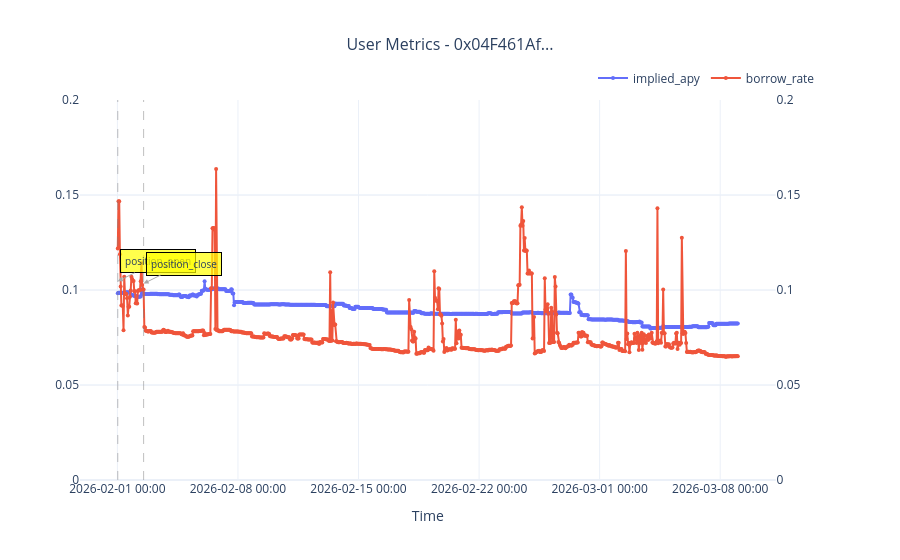
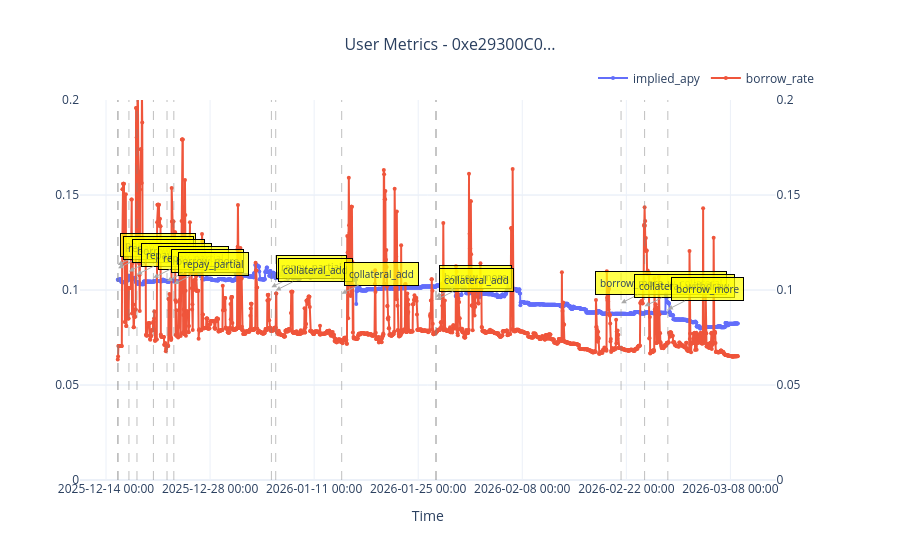
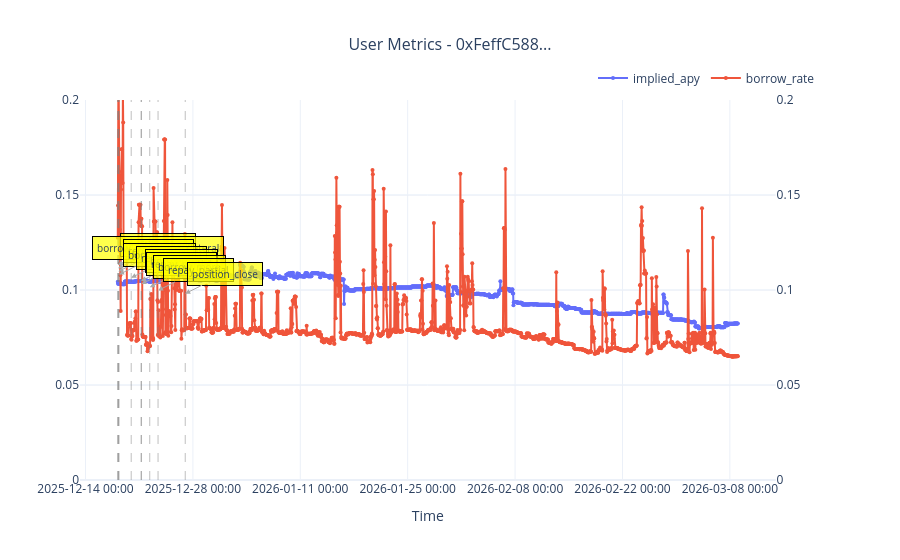
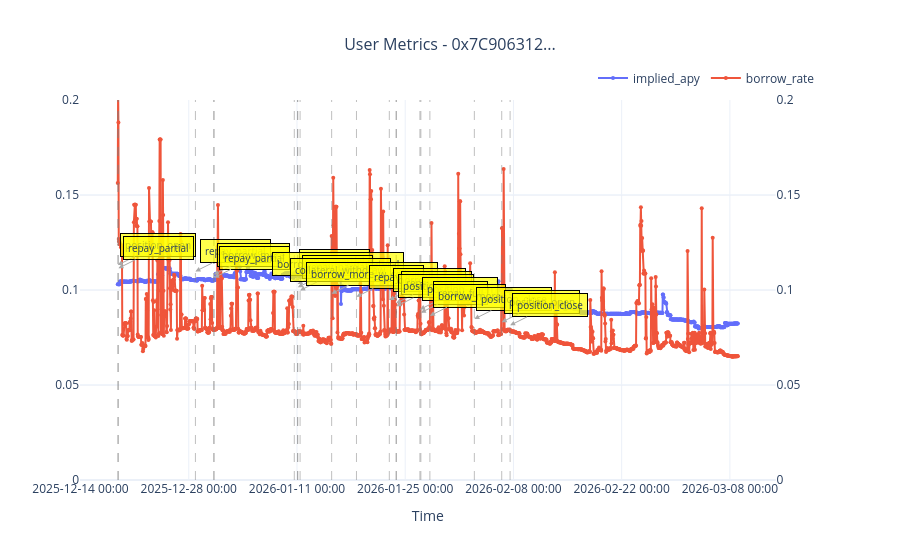

Notebook code for these charts, in order:
### Code cell
tmp = df[(~df["user_address"].isin(supplyers))].groupby("user_address")["debt_after"].max().sort_values()[::-1]
tmp = tmp[(0 < tmp)& (tmp < 1_000_000)]
len(tmp), df["user_address"].nunique()
for ad in tmp[:15].index:
    plot_user_metrics(hourly_data, ['implied_apy', 'borrow_rate',], user_address=ad, lookback_hours=None,
                      y_ranges={'ltv': [0.5,1],'borrow_rate': [0,0.2], 'underlying_apy': [0, 0.2], 'implied_apy': [0, 0.2], }
                      )

### Figure 1 — Plotly figure (JSON) as saved in the notebook; plotly's stock layout.template omitted (floating-point values rounded to 4 significant figures; data arrays with more than 128 entries replaced by an {"elided": "..."} marker saying what was removed)
{"data": [{"line": {"color": "#636EFA", "width": 2}, "marker": {"size": 4}, "mode": "lines+markers", "name": "implied_apy", "type": "scatter", "x": {"elided": "865 str values"}, "xaxis": "x", "y": {"elided": "865 float values"}, "yaxis": "y"}, {"line": {"color": "#EF553B", "width": 2}, "marker": {"size": 4}, "mode": "lines+markers", "name": "borrow_rate", "type": "scatter", "x": {"elided": "865 str values"}, "xaxis": "x", "y": {"elided": "865 float values"}, "yaxis": "y2"}], "layout": {"annotations": [{"arrowcolor": "darkgray", "arrowhead": 2, "arrowsize": 1, "arrowwidth": 1, "ax": 40, "ay": -20, "bgcolor": "rgba(255, 255, 0, 0.7)", "bordercolor": "black", "borderpad": 4, "borderwidth": 1, "font": {"size": 10}, "showarrow": true, "text": "position_open", "x": "2026-02-01T00:32:35", "y": 0.1046, "yref": "y"}, {"arrowcolor": "darkgray", "arrowhead": 2, "arrowsize": 1, "arrowwidth": 1, "ax": 40, "ay": -20, "bgcolor": "rgba(255, 255, 0, 0.7)", "bordercolor": "black", "borderpad": 4, "borderwidth": 1, "font": {"size": 10}, "showarrow": true, "text": "position_close", "x": "2026-02-02T12:32:35", "y": 0.1034, "yref": "y"}], "hovermode": "x unified", "legend": {"orientation": "h", "x": 1, "xanchor": "right", "y": 1.02, "yanchor": "bottom"}, "shapes": [{"line": {"color": "gray", "dash": "dash", "width": 1}, "opacity": 0.5, "type": "line", "x0": "2026-02-01T00:32:35", "x1": "2026-02-01T00:32:35", "xref": "x", "y0": 0, "y1": 1, "yref": "y domain"}, {"line": {"color": "gray", "dash": "dash", "width": 1}, "opacity": 0.5, "type": "line", "x0": "2026-02-02T12:32:35", "x1": "2026-02-02T12:32:35", "xref": "x", "y0": 0, "y1": 1, "yref": "y domain"}], "title": {"font": {"size": 16}, "text": "User Metrics - 0x04F461Af...", "x": 0.5}, "xaxis": {"anchor": "y", "domain": [0, 0.94], "tickformat": "%Y-%m-%d %H:%M", "title": {"text": "Time"}}, "yaxis": {"anchor": "x", "domain": [0, 1], "range": [0, 0.2]}, "yaxis2": {"anchor": "x", "overlaying": "y", "range": [0, 0.2], "side": "right"}}}

### Figure 2 — Plotly figure (JSON) as saved in the notebook; plotly's stock layout.template omitted (floating-point values rounded to 4 significant figures; data arrays with more than 128 entries replaced by an {"elided": "..."} marker saying what was removed)
{"data": [{"line": {"color": "#636EFA", "width": 2}, "marker": {"size": 4}, "mode": "lines+markers", "name": "implied_apy", "type": "scatter", "x": {"elided": "2003 str values"}, "xaxis": "x", "y": {"elided": "2003 float values"}, "yaxis": "y"}, {"line": {"color": "#EF553B", "width": 2}, "marker": {"size": 4}, "mode": "lines+markers", "name": "borrow_rate", "type": "scatter", "x": {"elided": "2003 str values"}, "xaxis": "x", "y": {"elided": "2003 float values"}, "yaxis": "y2"}], "layout": {"annotations": [{"arrowcolor": "darkgray", "arrowhead": 2, "arrowsize": 1, "arrowwidth": 1, "ax": 40, "ay": -20, "bgcolor": "rgba(255, 255, 0, 0.7)", "bordercolor": "black", "borderpad": 4, "borderwidth": 1, "font": {"size": 10}, "showarrow": true, "text": "position_open", "x": "2025-12-15T14:00:23", "y": 0.1131, "yref": "y"}, {"arrowcolor": "darkgray", "arrowhead": 2, "arrowsize": 1, "arrowwidth": 1, "ax": 40, "ay": -20, "bgcolor": "rgba(255, 255, 0, 0.7)", "bordercolor": "black", "borderpad": 4, "borderwidth": 1, "font": {"size": 10}, "showarrow": true, "text": "repay_partial", "x": "2025-12-15T15:00:23", "y": 0.1114, "yref": "y"}, {"arrowcolor": "darkgray", "arrowhead": 2, "arrowsize": 1, "arrowwidth": 1, "ax": 40, "ay": -20, "bgcolor": "rgba(255, 255, 0, 0.7)", "bordercolor": "black", "borderpad": 4, "borderwidth": 1, "font": {"size": 10}, "showarrow": true, "text": "borrow_more", "x": "2025-12-17T02:00:23", "y": 0.1098, "yref": "y"}, {"arrowcolor": "darkgray", "arrowhead": 2, "arrowsize": 1, "arrowwidth": 1, "ax": 40, "ay": -20, "bgcolor": "rgba(255, 255, 0, 0.7)", "bordercolor": "black", "borderpad": 4, "borderwidth": 1, "font": {"size": 10}, "showarrow": true, "text": "repay_partial", "x": "2025-12-18T04:00:23", "y": 0.1081, "yref": "y"}, {"arrowcolor": "darkgray", "arrowhead": 2, "arrowsize": 1, "arrowwidth": 1, "ax": 40, "ay": -20, "bgcolor": "rgba(255, 255, 0, 0.7)", "bordercolor": "black", "borderpad": 4, "borderwidth": 1, "font": {"size": 10}, "showarrow": true, "text": "repay_partial", "x": "2025-12-20T09:00:23", "y": 0.1064, "yref": "y"}, {"arrowcolor": "darkgray", "arrowhead": 2, "arrowsize": 1, "arrowwidth": 1, "ax": 40, "ay": -20, "bgcolor": "rgba(255, 255, 0, 0.7)", "bordercolor": "black", "borderpad": 4, "borderwidth": 1, "font": {"size": 10}, "showarrow": true, "text": "borrow_more", "x": "2025-12-22T05:00:23", "y": 0.1048, "yref": "y"}, {"arrowcolor": "darkgray", "arrowhead": 2, "arrowsize": 1, "arrowwidth": 1, "ax": 40, "ay": -20, "bgcolor": "rgba(255, 255, 0, 0.7)", "bordercolor": "black", "borderpad": 4, "borderwidth": 1, "font": {"size": 10}, "showarrow": true, "text": "repay_partial", "x": "2025-12-23T03:00:23", "y": 0.1031, "yref": "y"}, {"arrowcolor": "darkgray", "arrowhead": 2, "arrowsize": 1, "arrowwidth": 1, "ax": 40, "ay": -20, "bgcolor": "rgba(255, 255, 0, 0.7)", "bordercolor": "black", "borderpad": 4, "borderwidth": 1, "font": {"size": 10}, "showarrow": true, "text": "repay_partial", "x": "2026-01-05T06:00:23", "y": 0.1014, "yref": "y"}, {"arrowcolor": "darkgray", "arrowhead": 2, "arrowsize": 1, "arrowwidth": 1, "ax": 40, "ay": -20, "bgcolor": "rgba(255, 255, 0, 0.7)", "bordercolor": "black", "borderpad": 4, "borderwidth": 1, "font": {"size": 10}, "showarrow": true, "text": "collateral_add", "x": "2026-01-05T20:00:23", "y": 0.09976, "yref": "y"}, {"arrowcolor": "darkgray", "arrowhead": 2, "arrowsize": 1, "arrowwidth": 1, "ax": 40, "ay": -20, "bgcolor": "rgba(255, 255, 0, 0.7)", "bordercolor": "black", "borderpad": 4, "borderwidth": 1, "font": {"size": 10}, "showarrow": true, "text": "collateral_add", "x": "2026-01-14T17:00:23", "y": 0.09809, "yref": "y"}, {"arrowcolor": "darkgray", "arrowhead": 2, "arrowsize": 1, "arrowwidth": 1, "ax": 40, "ay": -20, "bgcolor": "rgba(255, 255, 0, 0.7)", "bordercolor": "black", "borderpad": 4, "borderwidth": 1, "font": {"size": 10}, "showarrow": true, "text": "borrow_more", "x": "2026-01-27T09:00:23", "y": 0.09642, "yref": "y"}, {"arrowcolor": "darkgray", "arrowhead": 2, "arrowsize": 1, "arrowwidth": 1, "ax": 40, "ay": -20, "bgcolor": "rgba(255, 255, 0, 0.7)", "bordercolor": "black", "borderpad": 4, "borderwidth": 1, "font": {"size": 10}, "showarrow": true, "text": "collateral_add", "x": "2026-01-27T10:00:23", "y": 0.09475, "yref": "y"}, {"arrowcolor": "darkgray", "arrowhead": 2, "arrowsize": 1, "arrowwidth": 1, "ax": 40, "ay": -20, "bgcolor": "rgba(255, 255, 0, 0.7)", "bordercolor": "black", "borderpad": 4, "borderwidth": 1, "font": {"size": 10}, "showarrow": true, "text": "borrow_more_w_collateral", "x": "2026-02-21T07:00:23", "y": 0.09308, "yref": "y"}, {"arrowcolor": "darkgray", "arrowhead": 2, "arrowsize": 1, "arrowwidth": 1, "ax": 40, "ay": -20, "bgcolor": "rgba(255, 255, 0, 0.7)", "bordercolor": "black", "borderpad": 4, "borderwidth": 1, "font": {"size": 10}, "showarrow": true, "text": "collateral_withdraw", "x": "2026-02-24T11:00:23", "y": 0.09141, "yref": "y"}, {"arrowcolor": "darkgray", "arrowhead": 2, "arrowsize": 1, "arrowwidth": 1, "ax": 40, "ay": -20, "bgcolor": "rgba(255, 255, 0, 0.7)", "bordercolor": "black", "borderpad": 4, "borderwidth": 1, "font": {"size": 10}, "showarrow": true, "text": "borrow_more", "x": "2026-02-27T14:00:23", "y": 0.08974, "yref": "y"}], "hovermode": "x unified", "legend": {"orientation": "h", "x": 1, "xanchor": "right", "y": 1.02, "yanchor": "bottom"}, "shapes": [{"line": {"color": "gray", "dash": "dash", "width": 1}, "opacity": 0.5, "type": "line", "x0": "2025-12-15T14:00:23", "x1": "2025-12-15T14:00:23", "xref": "x", "y0": 0, "y1": 1, "yref": "y domain"}, {"line": {"color": "gray", "dash": "dash", "width": 1}, "opacity": 0.5, "type": "line", "x0": "2025-12-15T15:00:23", "x1": "2025-12-15T15:00:23", "xref": "x", "y0": 0, "y1": 1, "yref": "y domain"}, {"line": {"color": "gray", "dash": "dash", "width": 1}, "opacity": 0.5, "type": "line", "x0": "2025-12-17T02:00:23", "x1": "2025-12-17T02:00:23", "xref": "x", "y0": 0, "y1": 1, "yref": "y domain"}, {"line": {"color": "gray", "dash": "dash", "width": 1}, "opacity": 0.5, "type": "line", "x0": "2025-12-18T04:00:23", "x1": "2025-12-18T04:00:23", "xref": "x", "y0": 0, "y1": 1, "yref": "y domain"}, {"line": {"color": "gray", "dash": "dash", "width": 1}, "opacity": 0.5, "type": "line", "x0": "2025-12-20T09:00:23", "x1": "2025-12-20T09:00:23", "xref": "x", "y0": 0, "y1": 1, "yref": "y domain"}, {"line": {"color": "gray", "dash": "dash", "width": 1}, "opacity": 0.5, "type": "line", "x0": "2025-12-22T05:00:23", "x1": "2025-12-22T05:00:23", "xref": "x", "y0": 0, "y1": 1, "yref": "y domain"}, {"line": {"color": "gray", "dash": "dash", "width": 1}, "opacity": 0.5, "type": "line", "x0": "2025-12-23T03:00:23", "x1": "2025-12-23T03:00:23", "xref": "x", "y0": 0, "y1": 1, "yref": "y domain"}, {"line": {"color": "gray", "dash": "dash", "width": 1}, "opacity": 0.5, "type": "line", "x0": "2026-01-05T06:00:23", "x1": "2026-01-05T06:00:23", "xref": "x", "y0": 0, "y1": 1, "yref": "y domain"}, {"line": {"color": "gray", "dash": "dash", "width": 1}, "opacity": 0.5, "type": "line", "x0": "2026-01-05T20:00:23", "x1": "2026-01-05T20:00:23", "xref": "x", "y0": 0, "y1": 1, "yref": "y domain"}, {"line": {"color": "gray", "dash": "dash", "width": 1}, "opacity": 0.5, "type": "line", "x0": "2026-01-14T17:00:23", "x1": "2026-01-14T17:00:23", "xref": "x", "y0": 0, "y1": 1, "yref": "y domain"}, {"line": {"color": "gray", "dash": "dash", "width": 1}, "opacity": 0.5, "type": "line", "x0": "2026-01-27T09:00:23", "x1": "2026-01-27T09:00:23", "xref": "x", "y0": 0, "y1": 1, "yref": "y domain"}, {"line": {"color": "gray", "dash": "dash", "width": 1}, "opacity": 0.5, "type": "line", "x0": "2026-01-27T10:00:23", "x1": "2026-01-27T10:00:23", "xref": "x", "y0": 0, "y1": 1, "yref": "y domain"}, {"line": {"color": "gray", "dash": "dash", "width": 1}, "opacity": 0.5, "type": "line", "x0": "2026-02-21T07:00:23", "x1": "2026-02-21T07:00:23", "xref": "x", "y0": 0, "y1": 1, "yref": "y domain"}, {"line": {"color": "gray", "dash": "dash", "width": 1}, "opacity": 0.5, "type": "line", "x0": "2026-02-24T11:00:23", "x1": "2026-02-24T11:00:23", "xref": "x", "y0": 0, "y1": 1, "yref": "y domain"}, {"line": {"color": "gray", "dash": "dash", "width": 1}, "opacity": 0.5, "type": "line", "x0": "2026-02-27T14:00:23", "x1": "2026-02-27T14:00:23", "xref": "x", "y0": 0, "y1": 1, "yref": "y domain"}], "title": {"font": {"size": 16}, "text": "User Metrics - 0xe29300C0...", "x": 0.5}, "xaxis": {"anchor": "y", "domain": [0, 0.94], "tickformat": "%Y-%m-%d %H:%M", "title": {"text": "Time"}}, "yaxis": {"anchor": "x", "domain": [0, 1], "range": [0, 0.2]}, "yaxis2": {"anchor": "x", "overlaying": "y", "range": [0, 0.2], "side": "right"}}}

### Figure 3 — Plotly figure (JSON) as saved in the notebook; plotly's stock layout.template omitted (floating-point values rounded to 4 significant figures; data arrays with more than 128 entries replaced by an {"elided": "..."} marker saying what was removed)
{"data": [{"line": {"color": "#636EFA", "width": 2}, "marker": {"size": 4}, "mode": "lines+markers", "name": "implied_apy", "type": "scatter", "x": {"elided": "1941 str values"}, "xaxis": "x", "y": {"elided": "1941 float values"}, "yaxis": "y"}, {"line": {"color": "#EF553B", "width": 2}, "marker": {"size": 4}, "mode": "lines+markers", "name": "borrow_rate", "type": "scatter", "x": {"elided": "1941 str values"}, "xaxis": "x", "y": {"elided": "1941 float values"}, "yaxis": "y2"}], "layout": {"annotations": [{"arrowcolor": "darkgray", "arrowhead": 2, "arrowsize": 1, "arrowwidth": 1, "ax": 40, "ay": -20, "bgcolor": "rgba(255, 255, 0, 0.7)", "bordercolor": "black", "borderpad": 4, "borderwidth": 1, "font": {"size": 10}, "showarrow": true, "text": "position_open", "x": "2025-12-18T04:56:35", "y": 0.1131, "yref": "y"}, {"arrowcolor": "darkgray", "arrowhead": 2, "arrowsize": 1, "arrowwidth": 1, "ax": 40, "ay": -20, "bgcolor": "rgba(255, 255, 0, 0.7)", "bordercolor": "black", "borderpad": 4, "borderwidth": 1, "font": {"size": 10}, "showarrow": true, "text": "borrow_more_w_collateral", "x": "2025-12-18T05:56:35", "y": 0.1114, "yref": "y"}, {"arrowcolor": "darkgray", "arrowhead": 2, "arrowsize": 1, "arrowwidth": 1, "ax": 40, "ay": -20, "bgcolor": "rgba(255, 255, 0, 0.7)", "bordercolor": "black", "borderpad": 4, "borderwidth": 1, "font": {"size": 10}, "showarrow": true, "text": "repay_partial", "x": "2025-12-18T06:56:35", "y": 0.1098, "yref": "y"}, {"arrowcolor": "darkgray", "arrowhead": 2, "arrowsize": 1, "arrowwidth": 1, "ax": 40, "ay": -20, "bgcolor": "rgba(255, 255, 0, 0.7)", "bordercolor": "black", "borderpad": 4, "borderwidth": 1, "font": {"size": 10}, "showarrow": true, "text": "borrow_more", "x": "2025-12-18T08:56:35", "y": 0.1081, "yref": "y"}, {"arrowcolor": "darkgray", "arrowhead": 2, "arrowsize": 1, "arrowwidth": 1, "ax": 40, "ay": -20, "bgcolor": "rgba(255, 255, 0, 0.7)", "bordercolor": "black", "borderpad": 4, "borderwidth": 1, "font": {"size": 10}, "showarrow": true, "text": "repay_partial", "x": "2025-12-19T22:56:35", "y": 0.1064, "yref": "y"}, {"arrowcolor": "darkgray", "arrowhead": 2, "arrowsize": 1, "arrowwidth": 1, "ax": 40, "ay": -20, "bgcolor": "rgba(255, 255, 0, 0.7)", "bordercolor": "black", "borderpad": 4, "borderwidth": 1, "font": {"size": 10}, "showarrow": true, "text": "borrow_more", "x": "2025-12-21T05:56:35", "y": 0.1048, "yref": "y"}, {"arrowcolor": "darkgray", "arrowhead": 2, "arrowsize": 1, "arrowwidth": 1, "ax": 40, "ay": -20, "bgcolor": "rgba(255, 255, 0, 0.7)", "bordercolor": "black", "borderpad": 4, "borderwidth": 1, "font": {"size": 10}, "showarrow": true, "text": "repay_partial", "x": "2025-12-21T06:56:35", "y": 0.1031, "yref": "y"}, {"arrowcolor": "darkgray", "arrowhead": 2, "arrowsize": 1, "arrowwidth": 1, "ax": 40, "ay": -20, "bgcolor": "rgba(255, 255, 0, 0.7)", "bordercolor": "black", "borderpad": 4, "borderwidth": 1, "font": {"size": 10}, "showarrow": true, "text": "borrow_more", "x": "2025-12-22T08:56:35", "y": 0.1014, "yref": "y"}, {"arrowcolor": "darkgray", "arrowhead": 2, "arrowsize": 1, "arrowwidth": 1, "ax": 40, "ay": -20, "bgcolor": "rgba(255, 255, 0, 0.7)", "bordercolor": "black", "borderpad": 4, "borderwidth": 1, "font": {"size": 10}, "showarrow": true, "text": "repay_partial", "x": "2025-12-23T10:56:35", "y": 0.09976, "yref": "y"}, {"arrowcolor": "darkgray", "arrowhead": 2, "arrowsize": 1, "arrowwidth": 1, "ax": 40, "ay": -20, "bgcolor": "rgba(255, 255, 0, 0.7)", "bordercolor": "black", "borderpad": 4, "borderwidth": 1, "font": {"size": 10}, "showarrow": true, "text": "position_close", "x": "2025-12-26T23:56:35", "y": 0.09809, "yref": "y"}], "hovermode": "x unified", "legend": {"orientation": "h", "x": 1, "xanchor": "right", "y": 1.02, "yanchor": "bottom"}, "shapes": [{"line": {"color": "gray", "dash": "dash", "width": 1}, "opacity": 0.5, "type": "line", "x0": "2025-12-18T04:56:35", "x1": "2025-12-18T04:56:35", "xref": "x", "y0": 0, "y1": 1, "yref": "y domain"}, {"line": {"color": "gray", "dash": "dash", "width": 1}, "opacity": 0.5, "type": "line", "x0": "2025-12-18T05:56:35", "x1": "2025-12-18T05:56:35", "xref": "x", "y0": 0, "y1": 1, "yref": "y domain"}, {"line": {"color": "gray", "dash": "dash", "width": 1}, "opacity": 0.5, "type": "line", "x0": "2025-12-18T06:56:35", "x1": "2025-12-18T06:56:35", "xref": "x", "y0": 0, "y1": 1, "yref": "y domain"}, {"line": {"color": "gray", "dash": "dash", "width": 1}, "opacity": 0.5, "type": "line", "x0": "2025-12-18T08:56:35", "x1": "2025-12-18T08:56:35", "xref": "x", "y0": 0, "y1": 1, "yref": "y domain"}, {"line": {"color": "gray", "dash": "dash", "width": 1}, "opacity": 0.5, "type": "line", "x0": "2025-12-19T22:56:35", "x1": "2025-12-19T22:56:35", "xref": "x", "y0": 0, "y1": 1, "yref": "y domain"}, {"line": {"color": "gray", "dash": "dash", "width": 1}, "opacity": 0.5, "type": "line", "x0": "2025-12-21T05:56:35", "x1": "2025-12-21T05:56:35", "xref": "x", "y0": 0, "y1": 1, "yref": "y domain"}, {"line": {"color": "gray", "dash": "dash", "width": 1}, "opacity": 0.5, "type": "line", "x0": "2025-12-21T06:56:35", "x1": "2025-12-21T06:56:35", "xref": "x", "y0": 0, "y1": 1, "yref": "y domain"}, {"line": {"color": "gray", "dash": "dash", "width": 1}, "opacity": 0.5, "type": "line", "x0": "2025-12-22T08:56:35", "x1": "2025-12-22T08:56:35", "xref": "x", "y0": 0, "y1": 1, "yref": "y domain"}, {"line": {"color": "gray", "dash": "dash", "width": 1}, "opacity": 0.5, "type": "line", "x0": "2025-12-23T10:56:35", "x1": "2025-12-23T10:56:35", "xref": "x", "y0": 0, "y1": 1, "yref": "y domain"}, {"line": {"color": "gray", "dash": "dash", "width": 1}, "opacity": 0.5, "type": "line", "x0": "2025-12-26T23:56:35", "x1": "2025-12-26T23:56:35", "xref": "x", "y0": 0, "y1": 1, "yref": "y domain"}], "title": {"font": {"size": 16}, "text": "User Metrics - 0xFeffC588...", "x": 0.5}, "xaxis": {"anchor": "y", "domain": [0, 0.94], "tickformat": "%Y-%m-%d %H:%M", "title": {"text": "Time"}}, "yaxis": {"anchor": "x", "domain": [0, 1], "range": [0, 0.2]}, "yaxis2": {"anchor": "x", "overlaying": "y", "range": [0, 0.2], "side": "right"}}}

### Figure 4 — Plotly figure (JSON) as saved in the notebook; plotly's stock layout.template omitted (floating-point values rounded to 4 significant figures; data arrays with more than 128 entries replaced by an {"elided": "..."} marker saying what was removed)
{"data": [{"line": {"color": "#636EFA", "width": 2}, "marker": {"size": 4}, "mode": "lines+markers", "name": "implied_apy", "type": "scatter", "x": {"elided": "1926 str values"}, "xaxis": "x", "y": {"elided": "1926 float values"}, "yaxis": "y"}, {"line": {"color": "#EF553B", "width": 2}, "marker": {"size": 4}, "mode": "lines+markers", "name": "borrow_rate", "type": "scatter", "x": {"elided": "1926 str values"}, "xaxis": "x", "y": {"elided": "1926 float values"}, "yaxis": "y2"}], "layout": {"annotations": [{"arrowcolor": "darkgray", "arrowhead": 2, "arrowsize": 1, "arrowwidth": 1, "ax": 40, "ay": -20, "bgcolor": "rgba(255, 255, 0, 0.7)", "bordercolor": "black", "borderpad": 4, "borderwidth": 1, "font": {"size": 10}, "showarrow": true, "text": "position_open", "x": "2025-12-18T19:37:11", "y": 0.1131, "yref": "y"}, {"arrowcolor": "darkgray", "arrowhead": 2, "arrowsize": 1, "arrowwidth": 1, "ax": 40, "ay": -20, "bgcolor": "rgba(255, 255, 0, 0.7)", "bordercolor": "black", "borderpad": 4, "borderwidth": 1, "font": {"size": 10}, "showarrow": true, "text": "repay_partial", "x": "2025-12-18T21:37:11", "y": 0.1114, "yref": "y"}, {"arrowcolor": "darkgray", "arrowhead": 2, "arrowsize": 1, "arrowwidth": 1, "ax": 40, "ay": -20, "bgcolor": "rgba(255, 255, 0, 0.7)", "bordercolor": "black", "borderpad": 4, "borderwidth": 1, "font": {"size": 10}, "showarrow": true, "text": "repay_partial", "x": "2025-12-28T20:37:11", "y": 0.1098, "yref": "y"}, {"arrowcolor": "darkgray", "arrowhead": 2, "arrowsize": 1, "arrowwidth": 1, "ax": 40, "ay": -20, "bgcolor": "rgba(255, 255, 0, 0.7)", "bordercolor": "black", "borderpad": 4, "borderwidth": 1, "font": {"size": 10}, "showarrow": true, "text": "borrow_more", "x": "2025-12-31T05:37:11", "y": 0.1081, "yref": "y"}, {"arrowcolor": "darkgray", "arrowhead": 2, "arrowsize": 1, "arrowwidth": 1, "ax": 40, "ay": -20, "bgcolor": "rgba(255, 255, 0, 0.7)", "bordercolor": "black", "borderpad": 4, "borderwidth": 1, "font": {"size": 10}, "showarrow": true, "text": "repay_partial", "x": "2025-12-31T06:37:11", "y": 0.1064, "yref": "y"}, {"arrowcolor": "darkgray", "arrowhead": 2, "arrowsize": 1, "arrowwidth": 1, "ax": 40, "ay": -20, "bgcolor": "rgba(255, 255, 0, 0.7)", "bordercolor": "black", "borderpad": 4, "borderwidth": 1, "font": {"size": 10}, "showarrow": true, "text": "repay_partial", "x": "2026-01-10T15:37:11", "y": 0.1048, "yref": "y"}, {"arrowcolor": "darkgray", "arrowhead": 2, "arrowsize": 1, "arrowwidth": 1, "ax": 40, "ay": -20, "bgcolor": "rgba(255, 255, 0, 0.7)", "bordercolor": "black", "borderpad": 4, "borderwidth": 1, "font": {"size": 10}, "showarrow": true, "text": "borrow_more_w_collateral", "x": "2026-01-11T01:37:11", "y": 0.1031, "yref": "y"}, {"arrowcolor": "darkgray", "arrowhead": 2, "arrowsize": 1, "arrowwidth": 1, "ax": 40, "ay": -20, "bgcolor": "rgba(255, 255, 0, 0.7)", "bordercolor": "black", "borderpad": 4, "borderwidth": 1, "font": {"size": 10}, "showarrow": true, "text": "repay_partial", "x": "2026-01-11T02:37:11", "y": 0.1014, "yref": "y"}, {"arrowcolor": "darkgray", "arrowhead": 2, "arrowsize": 1, "arrowwidth": 1, "ax": 40, "ay": -20, "bgcolor": "rgba(255, 255, 0, 0.7)", "bordercolor": "black", "borderpad": 4, "borderwidth": 1, "font": {"size": 10}, "showarrow": true, "text": "collateral_withdraw", "x": "2026-01-11T09:37:11", "y": 0.09976, "yref": "y"}, {"arrowcolor": "darkgray", "arrowhead": 2, "arrowsize": 1, "arrowwidth": 1, "ax": 40, "ay": -20, "bgcolor": "rgba(255, 255, 0, 0.7)", "bordercolor": "black", "borderpad": 4, "borderwidth": 1, "font": {"size": 10}, "showarrow": true, "text": "borrow_more_w_collateral", "x": "2026-01-15T11:37:11", "y": 0.09809, "yref": "y"}, {"arrowcolor": "darkgray", "arrowhead": 2, "arrowsize": 1, "arrowwidth": 1, "ax": 40, "ay": -20, "bgcolor": "rgba(255, 255, 0, 0.7)", "bordercolor": "black", "borderpad": 4, "borderwidth": 1, "font": {"size": 10}, "showarrow": true, "text": "repay_full", "x": "2026-01-18T16:37:11", "y": 0.09642, "yref": "y"}, {"arrowcolor": "darkgray", "arrowhead": 2, "arrowsize": 1, "arrowwidth": 1, "ax": 40, "ay": -20, "bgcolor": "rgba(255, 255, 0, 0.7)", "bordercolor": "black", "borderpad": 4, "borderwidth": 1, "font": {"size": 10}, "showarrow": true, "text": "borrow_more", "x": "2026-01-22T22:37:11", "y": 0.09475, "yref": "y"}, {"arrowcolor": "darkgray", "arrowhead": 2, "arrowsize": 1, "arrowwidth": 1, "ax": 40, "ay": -20, "bgcolor": "rgba(255, 255, 0, 0.7)", "bordercolor": "black", "borderpad": 4, "borderwidth": 1, "font": {"size": 10}, "showarrow": true, "text": "repay_partial", "x": "2026-01-23T19:37:11", "y": 0.09308, "yref": "y"}, {"arrowcolor": "darkgray", "arrowhead": 2, "arrowsize": 1, "arrowwidth": 1, "ax": 40, "ay": -20, "bgcolor": "rgba(255, 255, 0, 0.7)", "bordercolor": "black", "borderpad": 4, "borderwidth": 1, "font": {"size": 10}, "showarrow": true, "text": "position_close", "x": "2026-01-23T20:37:11", "y": 0.09141, "yref": "y"}, {"arrowcolor": "darkgray", "arrowhead": 2, "arrowsize": 1, "arrowwidth": 1, "ax": 40, "ay": -20, "bgcolor": "rgba(255, 255, 0, 0.7)", "bordercolor": "black", "borderpad": 4, "borderwidth": 1, "font": {"size": 10}, "showarrow": true, "text": "position_open", "x": "2026-01-26T21:37:11", "y": 0.08974, "yref": "y"}, {"arrowcolor": "darkgray", "arrowhead": 2, "arrowsize": 1, "arrowwidth": 1, "ax": 40, "ay": -20, "bgcolor": "rgba(255, 255, 0, 0.7)", "bordercolor": "black", "borderpad": 4, "borderwidth": 1, "font": {"size": 10}, "showarrow": true, "text": "repay_full", "x": "2026-01-27T00:37:11", "y": 0.08807, "yref": "y"}, {"arrowcolor": "darkgray", "arrowhead": 2, "arrowsize": 1, "arrowwidth": 1, "ax": 40, "ay": -20, "bgcolor": "rgba(255, 255, 0, 0.7)", "bordercolor": "black", "borderpad": 4, "borderwidth": 1, "font": {"size": 10}, "showarrow": true, "text": "borrow_more", "x": "2026-01-28T04:37:11", "y": 0.0864, "yref": "y"}, {"arrowcolor": "darkgray", "arrowhead": 2, "arrowsize": 1, "arrowwidth": 1, "ax": 40, "ay": -20, "bgcolor": "rgba(255, 255, 0, 0.7)", "bordercolor": "black", "borderpad": 4, "borderwidth": 1, "font": {"size": 10}, "showarrow": true, "text": "position_close", "x": "2026-02-02T22:37:11", "y": 0.08473, "yref": "y"}, {"arrowcolor": "darkgray", "arrowhead": 2, "arrowsize": 1, "arrowwidth": 1, "ax": 40, "ay": -20, "bgcolor": "rgba(255, 255, 0, 0.7)", "bordercolor": "black", "borderpad": 4, "borderwidth": 1, "font": {"size": 10}, "showarrow": true, "text": "position_open", "x": "2026-02-06T11:37:11", "y": 0.08306, "yref": "y"}, {"arrowcolor": "darkgray", "arrowhead": 2, "arrowsize": 1, "arrowwidth": 1, "ax": 40, "ay": -20, "bgcolor": "rgba(255, 255, 0, 0.7)", "bordercolor": "black", "borderpad": 4, "borderwidth": 1, "font": {"size": 10}, "showarrow": true, "text": "position_close", "x": "2026-02-07T13:37:11", "y": 0.08139, "yref": "y"}], "hovermode": "x unified", "legend": {"orientation": "h", "x": 1, "xanchor": "right", "y": 1.02, "yanchor": "bottom"}, "shapes": [{"line": {"color": "gray", "dash": "dash", "width": 1}, "opacity": 0.5, "type": "line", "x0": "2025-12-18T19:37:11", "x1": "2025-12-18T19:37:11", "xref": "x", "y0": 0, "y1": 1, "yref": "y domain"}, {"line": {"color": "gray", "dash": "dash", "width": 1}, "opacity": 0.5, "type": "line", "x0": "2025-12-18T21:37:11", "x1": "2025-12-18T21:37:11", "xref": "x", "y0": 0, "y1": 1, "yref": "y domain"}, {"line": {"color": "gray", "dash": "dash", "width": 1}, "opacity": 0.5, "type": "line", "x0": "2025-12-28T20:37:11", "x1": "2025-12-28T20:37:11", "xref": "x", "y0": 0, "y1": 1, "yref": "y domain"}, {"line": {"color": "gray", "dash": "dash", "width": 1}, "opacity": 0.5, "type": "line", "x0": "2025-12-31T05:37:11", "x1": "2025-12-31T05:37:11", "xref": "x", "y0": 0, "y1": 1, "yref": "y domain"}, {"line": {"color": "gray", "dash": "dash", "width": 1}, "opacity": 0.5, "type": "line", "x0": "2025-12-31T06:37:11", "x1": "2025-12-31T06:37:11", "xref": "x", "y0": 0, "y1": 1, "yref": "y domain"}, {"line": {"color": "gray", "dash": "dash", "width": 1}, "opacity": 0.5, "type": "line", "x0": "2026-01-10T15:37:11", "x1": "2026-01-10T15:37:11", "xref": "x", "y0": 0, "y1": 1, "yref": "y domain"}, {"line": {"color": "gray", "dash": "dash", "width": 1}, "opacity": 0.5, "type": "line", "x0": "2026-01-11T01:37:11", "x1": "2026-01-11T01:37:11", "xref": "x", "y0": 0, "y1": 1, "yref": "y domain"}, {"line": {"color": "gray", "dash": "dash", "width": 1}, "opacity": 0.5, "type": "line", "x0": "2026-01-11T02:37:11", "x1": "2026-01-11T02:37:11", "xref": "x", "y0": 0, "y1": 1, "yref": "y domain"}, {"line": {"color": "gray", "dash": "dash", "width": 1}, "opacity": 0.5, "type": "line", "x0": "2026-01-11T09:37:11", "x1": "2026-01-11T09:37:11", "xref": "x", "y0": 0, "y1": 1, "yref": "y domain"}, {"line": {"color": "gray", "dash": "dash", "width": 1}, "opacity": 0.5, "type": "line", "x0": "2026-01-15T11:37:11", "x1": "2026-01-15T11:37:11", "xref": "x", "y0": 0, "y1": 1, "yref": "y domain"}, {"line": {"color": "gray", "dash": "dash", "width": 1}, "opacity": 0.5, "type": "line", "x0": "2026-01-18T16:37:11", "x1": "2026-01-18T16:37:11", "xref": "x", "y0": 0, "y1": 1, "yref": "y domain"}, {"line": {"color": "gray", "dash": "dash", "width": 1}, "opacity": 0.5, "type": "line", "x0": "2026-01-22T22:37:11", "x1": "2026-01-22T22:37:11", "xref": "x", "y0": 0, "y1": 1, "yref": "y domain"}, {"line": {"color": "gray", "dash": "dash", "width": 1}, "opacity": 0.5, "type": "line", "x0": "2026-01-23T19:37:11", "x1": "2026-01-23T19:37:11", "xref": "x", "y0": 0, "y1": 1, "yref": "y domain"}, {"line": {"color": "gray", "dash": "dash", "width": 1}, "opacity": 0.5, "type": "line", "x0": "2026-01-23T20:37:11", "x1": "2026-01-23T20:37:11", "xref": "x", "y0": 0, "y1": 1, "yref": "y domain"}, {"line": {"color": "gray", "dash": "dash", "width": 1}, "opacity": 0.5, "type": "line", "x0": "2026-01-26T21:37:11", "x1": "2026-01-26T21:37:11", "xref": "x", "y0": 0, "y1": 1, "yref": "y domain"}, {"line": {"color": "gray", "dash": "dash", "width": 1}, "opacity": 0.5, "type": "line", "x0": "2026-01-27T00:37:11", "x1": "2026-01-27T00:37:11", "xref": "x", "y0": 0, "y1": 1, "yref": "y domain"}, {"line": {"color": "gray", "dash": "dash", "width": 1}, "opacity": 0.5, "type": "line", "x0": "2026-01-28T04:37:11", "x1": "2026-01-28T04:37:11", "xref": "x", "y0": 0, "y1": 1, "yref": "y domain"}, {"line": {"color": "gray", "dash": "dash", "width": 1}, "opacity": 0.5, "type": "line", "x0": "2026-02-02T22:37:11", "x1": "2026-02-02T22:37:11", "xref": "x", "y0": 0, "y1": 1, "yref": "y domain"}, {"line": {"color": "gray", "dash": "dash", "width": 1}, "opacity": 0.5, "type": "line", "x0": "2026-02-06T11:37:11", "x1": "2026-02-06T11:37:11", "xref": "x", "y0": 0, "y1": 1, "yref": "y domain"}, {"line": {"color": "gray", "dash": "dash", "width": 1}, "opacity": 0.5, "type": "line", "x0": "2026-02-07T13:37:11", "x1": "2026-02-07T13:37:11", "xref": "x", "y0": 0, "y1": 1, "yref": "y domain"}], "title": {"font": {"size": 16}, "text": "User Metrics - 0x7C906312...", "x": 0.5}, "xaxis": {"anchor": "y", "domain": [0, 0.94], "tickformat": "%Y-%m-%d %H:%M", "title": {"text": "Time"}}, "yaxis": {"anchor": "x", "domain": [0, 1], "range": [0, 0.2]}, "yaxis2": {"anchor": "x", "overlaying": "y", "range": [0, 0.2], "side": "right"}}}
